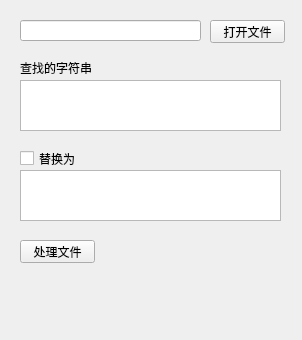
<?xml version="1.0" encoding="UTF-8"?>
<ui version="4.0">
 <class>MainWindow</class>
 <widget class="QMainWindow" name="MainWindow">
  <property name="geometry">
   <rect>
    <x>0</x>
    <y>0</y>
    <width>302</width>
    <height>340</height>
   </rect>
  </property>
  <property name="windowTitle">
   <string>MainWindow</string>
  </property>
  <widget class="QWidget" name="centralWidget">
   <widget class="QPushButton" name="openFile">
    <property name="geometry">
     <rect>
      <x>210</x>
      <y>20</y>
      <width>75</width>
      <height>23</height>
     </rect>
    </property>
    <property name="text">
     <string>打开文件</string>
    </property>
   </widget>
   <widget class="QPlainTextEdit" name="searchStr">
    <property name="geometry">
     <rect>
      <x>20</x>
      <y>80</y>
      <width>261</width>
      <height>51</height>
     </rect>
    </property>
   </widget>
   <widget class="QPlainTextEdit" name="replacedStr">
    <property name="geometry">
     <rect>
      <x>20</x>
      <y>170</y>
      <width>261</width>
      <height>51</height>
     </rect>
    </property>
   </widget>
   <widget class="QCheckBox" name="withreplace">
    <property name="geometry">
     <rect>
      <x>20</x>
      <y>150</y>
      <width>72</width>
      <height>17</height>
     </rect>
    </property>
    <property name="text">
     <string>替换为</string>
    </property>
   </widget>
   <widget class="QLabel" name="label">
    <property name="geometry">
     <rect>
      <x>20</x>
      <y>60</y>
      <width>81</width>
      <height>16</height>
     </rect>
    </property>
    <property name="text">
     <string>查找的字符串</string>
    </property>
   </widget>
   <widget class="QLineEdit" name="fileName">
    <property name="geometry">
     <rect>
      <x>20</x>
      <y>20</y>
      <width>181</width>
      <height>21</height>
     </rect>
    </property>
   </widget>
   <widget class="QPushButton" name="process">
    <property name="geometry">
     <rect>
      <x>20</x>
      <y>240</y>
      <width>75</width>
      <height>23</height>
     </rect>
    </property>
    <property name="text">
     <string>处理文件</string>
    </property>
   </widget>
  </widget>
 </widget>
 <resources/>
 <connections/>
</ui>
